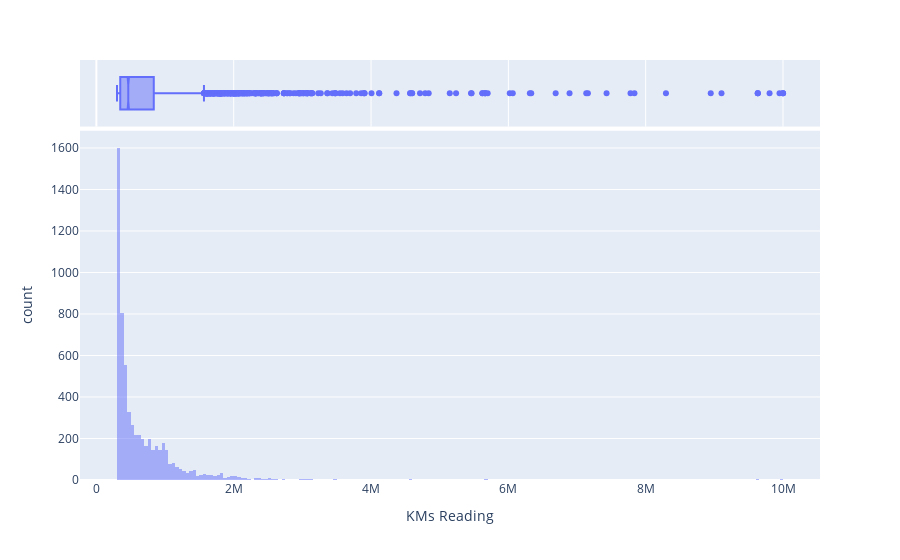

Here is the notebook cell this chart was saved with:
### Code cell
km_cap = invoice[invoice['KMs Reading']>(300000)] #3 lakhs
# fig = px.histogram(km_cap, x='KMs Reading', barmode='overlay',marginal='box')
# fig.show()

### Figure 1 — Plotly figure (JSON) as saved in the notebook; plotly's stock layout.template omitted (floating-point values rounded to 4 significant figures; data arrays with more than 128 entries replaced by an {"elided": "..."} marker saying what was removed)
{"data": [{"alignmentgroup": "True", "bingroup": "x", "hovertemplate": "KMs Reading=%{x}<br>count=%{y}<extra></extra>", "legendgroup": "", "marker": {"color": "#636efa", "opacity": 0.5}, "name": "", "offsetgroup": "", "orientation": "v", "showlegend": false, "type": "histogram", "x": {"elided": "6191 int values"}, "xaxis": "x", "yaxis": "y"}, {"alignmentgroup": "True", "hovertemplate": "KMs Reading=%{x}<extra></extra>", "legendgroup": "", "marker": {"color": "#636efa"}, "name": "", "notched": true, "offsetgroup": "", "showlegend": false, "type": "box", "x": {"elided": "6191 int values"}, "xaxis": "x2", "yaxis": "y2"}], "layout": {"barmode": "overlay", "legend": {"tracegroupgap": 0}, "margin": {"t": 60}, "xaxis": {"anchor": "y", "domain": [0, 1], "title": {"text": "KMs Reading"}}, "xaxis2": {"anchor": "y2", "domain": [0, 1], "matches": "x", "showgrid": true, "showticklabels": false}, "yaxis": {"anchor": "x", "domain": [0, 0.8316], "title": {"text": "count"}}, "yaxis2": {"anchor": "x2", "domain": [0.8416, 1], "matches": "y2", "showgrid": false, "showline": false, "showticklabels": false, "ticks": ""}}}
